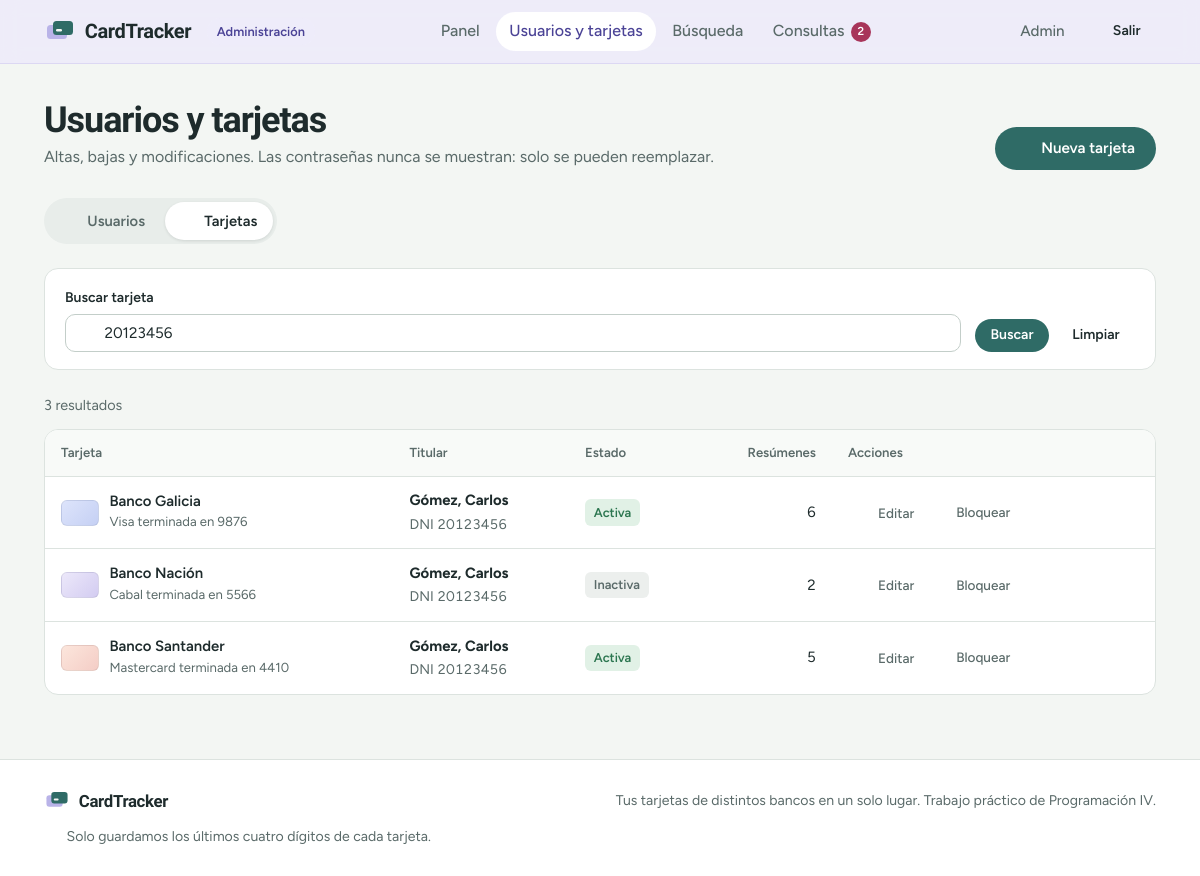
The page /admin_abm.php?seccion=tarjetas&q=20123456 (signed in) on the database its author committed.
### tables this page shows
CREATE TABLE tarjetas (
    id_tarjeta   INT AUTO_INCREMENT PRIMARY KEY,
    dni_titular  VARCHAR(20) NOT NULL,
    banco_emisor VARCHAR(40) NOT NULL,            
    red          VARCHAR(20) NOT NULL,            
    ultimos4     CHAR(4)     NOT NULL,
    alias        VARCHAR(40) NULL,                
    estado       ENUM('Activa', 'Inactiva', 'Bloqueada') NOT NULL DEFAULT 'Activa',
    creado_el    TIMESTAMP   DEFAULT CURRENT_TIMESTAMP,
    UNIQUE KEY uq_tarjeta (dni_titular, banco_emisor, red, ultimos4),
    FOREIGN KEY (dni_titular) REFERENCES usuarios(documento) ON DELETE CASCADE
);

CREATE TABLE usuarios (
    documento        VARCHAR(20)  PRIMARY KEY,
    tipo_doc         ENUM('DNI', 'PASAPORTE') NOT NULL,
    nombre           VARCHAR(50)  NOT NULL,
    apellido         VARCHAR(50)  NOT NULL,
    fecha_nacimiento DATE         NOT NULL,
    email            VARCHAR(100) NOT NULL UNIQUE,
    usuario          VARCHAR(30)  NOT NULL UNIQUE,
    password_hash    VARCHAR(255) NOT NULL,
    rol              ENUM('General', 'Administrador') NOT NULL DEFAULT 'General',
    creado_el        TIMESTAMP    DEFAULT CURRENT_TIMESTAMP
);

### includes/config.php (called while the page is built, shortened)
<?php
function db(): PDO
{
    static $pdo = null;
    if ($pdo === null) {
        try {
            $pdo = new PDO(
                'mysql:host=' . DB_HOST . ';dbname=' . DB_NAME . ';charset=utf8mb4',
                DB_USER,
                DB_PASS,
                [
                    PDO::ATTR_ERRMODE            => PDO::ERRMODE_EXCEPTION,
                    PDO::ATTR_DEFAULT_FETCH_MODE => PDO::FETCH_ASSOC,
                ]
            );
        } catch (PDOException $e) {
            error_log('CardTracker DB: ' . $e->getMessage());
            http_response_code(500);
            exit('No pudimos conectar con la base de datos. Intentá de nuevo en unos minutos.');
        }
    }
    return $pdo;
}
function e($valor): string
{
    return htmlspecialchars((string)($valor ?? ''), ENT_QUOTES, 'UTF-8');
}
function usuario_actual(): ?array
{
    return [
        'documento' => $_SESSION['documento'],
        'nombre'    => $_SESSION['nombre'],
        'apellido'  => $_SESSION['apellido'],
        'rol'       => $_SESSION['rol'],
    ];
}
function panel_de(string $rol): string
{
    return $rol === 'Administrador' ? 'admin.php' : 'generales.php';
}

### includes/datos.php (called while the page is built, shortened)
<?php
function clase_red(string $red): string
{
    return [
        'Visa' => 'visa', 'Mastercard' => 'mastercard', 'American Express' => 'amex',
        'Cabal' => 'cabal', 'Naranja' => 'naranja',
    ][$red] ?? 'visa';
}

### admin_abm.php (the view, shortened to what this page needs)
<?php
require 'includes/config.php';
require 'includes/datos.php';
require 'includes/layout.php';
$seccion = ($_GET['seccion'] ?? $_POST['seccion'] ?? 'usuarios') === 'tarjetas' ? 'tarjetas' : 'usuarios';
$aqui = 'admin_abm.php?seccion=' . $seccion;
function consulta(string $sql, array $params = []): PDOStatement
{
    $st = db()->prepare($sql);
    $st->execute($params);
    return $st;
}
$q = trim(mb_substr($_GET['q'] ?? '', 0, 60));
$like = '%' . $q . '%';
$previos = datos_previos();
$nuevo = isset($_GET['nuevo']);
if ($seccion === 'usuarios') {
    $lista = consulta("SELECT u.documento, u.tipo_doc, u.nombre, u.apellido, u.email, u.usuario, u.rol,
                              COUNT(t.id_tarjeta) AS tarjetas
                       FROM usuarios u LEFT JOIN tarjetas t ON t.dni_titular = u.documento
                       WHERE (:vacio = '' OR u.documento LIKE :q1 OR u.nombre LIKE :q2 OR u.apellido LIKE :q3
                              OR u.email LIKE :q4 OR u.usuario LIKE :q5)
                       GROUP BY u.documento ORDER BY u.rol DESC, u.apellido, u.nombre",
                      [':vacio' => $q, ':q1' => $like, ':q2' => $like, ':q3' => $like, ':q4' => $like, ':q5' => $like])->fetchAll();
    $editando = null;
    if (isset($_GET['editar'])) {
        $editando = consulta('SELECT documento, tipo_doc, nombre, apellido, email, usuario, rol FROM usuarios WHERE documento = :d',
                             [':d' => $_GET['editar']])->fetch() ?: null;
    }
    $form = array_merge(['documento' => '', 'tipo_doc' => 'DNI', 'nombre' => '', 'apellido' => '', 'email' => '',
                         'usuario' => '', 'rol' => 'General', 'fecha_nacimiento' => ''],
                        $editando ?? [], array_diff_key($previos, ['password' => 1, 'csrf' => 1]));
    $mostrarForm = $nuevo || $editando;
} else {
    $lista = consulta("SELECT t.id_tarjeta, t.dni_titular, t.banco_emisor, t.red, t.ultimos4, t.estado,
                              u.nombre, u.apellido, COUNT(l.id_liquidacion) AS resumenes
                       FROM tarjetas t
                       INNER JOIN usuarios u ON u.documento = t.dni_titular
                       LEFT JOIN liquidaciones l ON l.id_tarjeta = t.id_tarjeta
                       WHERE (:vacio = '' OR t.dni_titular LIKE :q1 OR t.banco_emisor LIKE :q2 OR t.red LIKE :q3
                              OR t.ultimos4 LIKE :q4 OR u.apellido LIKE :q5 OR u.nombre LIKE :q6)
                       GROUP BY t.id_tarjeta ORDER BY u.apellido, t.banco_emisor",
                      [':vacio' => $q, ':q1' => $like, ':q2' => $like, ':q3' => $like, ':q4' => $like, ':q5' => $like, ':q6' => $like])->fetchAll();
    $editando = null;
    $mostrarForm = $nuevo || $editando;
}
encabezado('Usuarios y tarjetas', 'gestion');
?>
<div class="cabecera-pagina">
    <div>
        <h1>Usuarios y tarjetas</h1>
        <p>Altas, bajas y modificaciones. Las contraseñas nunca se muestran: solo se pueden reemplazar.</p>
    </div>
    <a class="boton boton--primario" href="<?= $aqui ?>&nuevo=1"><?= icono('mas') ?><?= $seccion === 'usuarios' ? 'Nuevo usuario' : 'Nueva tarjeta' ?></a>
</div>
<nav class="pestanas" aria-label="Secciones">
    <a href="admin_abm.php?seccion=usuarios" class="<?= $seccion === 'usuarios' ? 'es-activa' : '' ?>"><?= icono('usuarios') ?>Usuarios</a>
    <a href="admin_abm.php?seccion=tarjetas" class="<?= $seccion === 'tarjetas' ? 'es-activa' : '' ?>"><?= icono('tarjeta') ?>Tarjetas</a>
</nav>
<div class="<?= $mostrarForm ? 'dos-columnas' : '' ?>">
    <section>
        <form class="filtros" method="GET" role="search" style="grid-template-columns: 1fr auto">
            <div class="campo">
                <label for="q">Buscar <?= $seccion === 'usuarios' ? 'usuario' : 'tarjeta' ?></label>
                <div class="buscador">
                    <?= icono('buscar') ?>
                    <input type="search" id="q" name="q" value="<?= e($q) ?>"
                           placeholder="<?= $seccion === 'usuarios' ? 'Documento, nombre, correo o usuario' : 'Documento, apellido, banco, red o dígitos' ?>">
                </div>
            </div>
            <div class="filtros__acciones">
                <button class="boton boton--primario boton--chico" type="submit">Buscar</button>
                <?php if ($q !== ''): ?><a class="boton boton--fantasma boton--chico" href="<?= $aqui ?>">Limpiar</a><?php endif; ?>
            </div>
        </form>
        <div class="resultado-info"><span><?= count($lista) ?> resultados</span></div>
        <?php if (!$lista): ?>
            <div class="vacio"><?= icono('buscar') ?><h3>Sin resultados</h3><p>Probá con otro término de búsqueda.</p></div>
        <?php else: ?>
            <div class="tabla-scroll">
                <table class="tabla">
                    <thead><tr><th>Tarjeta</th><th>Titular</th><th>Estado</th><th class="derecha">Resúmenes</th><th>Acciones</th></tr></thead>
                    <tbody>
                    <?php foreach ($lista as $t): ?>
                        <tr class="<?= $editando && (int)$editando['id_tarjeta'] === (int)$t['id_tarjeta'] ? 'es-seleccionada' : '' ?>">
                            <td><?= mini_tarjeta(['alias' => null] + $t, $t['red'] . ' terminada en ' . $t['ultimos4']) ?></td>
                            <td><strong><?= e($t['apellido'] . ', ' . $t['nombre']) ?></strong><br><span class="chico texto-suave numero">DNI <?= e($t['dni_titular']) ?></span></td>
                            <td><span class="insignia insignia--<?= strtolower($t['estado']) ?>"><?= e($t['estado']) ?></span></td>
                            <td class="derecha numero"><?= (int)$t['resumenes'] ?></td>
                            <td>
                                <div class="acciones">
                                    <a class="accion" href="<?= $aqui ?>&editar=<?= (int)$t['id_tarjeta'] ?>"><?= icono('editar') ?>Editar</a>
                                    <form method="POST">
                                        <button class="accion" type="submit"><?= icono($t['estado'] === 'Bloqueada' ? 'play' : 'pausa') ?><?= $t['estado'] === 'Bloqueada' ? 'Desbloquear' : 'Bloquear' ?></button>
                                    </form>
                                    <form method="POST" onsubmit="return confirm('Se eliminará la tarjeta terminada en <?= e($t['ultimos4']) ?> y sus resúmenes. ¿Continuar?');">
                                        <button class="accion accion--peligro" type="submit" aria-label="Eliminar"><?= icono('borrar') ?></button>
                                    </form>
                                </div>
                            </td>
                        </tr>
                    <?php endforeach; ?>
                    </tbody>
                </table>
            </div>
        <?php endif; ?>
    </section>
</div>
<?php pie(); ?>

### includes/layout.php (shortened to what this page needs)
<?php
function icono(string $nombre, string $clase = 'icono'): string
{
    $trazos = [
        'tarjeta'   => '<rect x="2.5" y="5" width="19" height="14" rx="2.5"/><path d="M2.5 10h19M6.5 15h4"/>',
        'resumen'   => '<path d="M6 3h12v18l-3-2-3 2-3-2-3 2V3z"/><path d="M9 8h6M9 12h6"/>',
        'historial' => '<path d="M4 19V9M10 19V5M16 19v-7M21 19H3"/>',
        'campana'   => '<path d="M6 16V11a6 6 0 1 1 12 0v5l1.5 2h-15L6 16z"/><path d="M10 20.5a2 2 0 0 0 4 0"/>',
        'buscar'    => '<circle cx="11" cy="11" r="6.5"/><path d="m20 20-4.2-4.2"/>',
        'escudo'    => '<path d="M12 3 4.5 6v5.5c0 4.6 3.2 8.2 7.5 9.5 4.3-1.3 7.5-4.9 7.5-9.5V6L12 3z"/><path d="m9 12 2 2 4-4"/>',
        'correo'    => '<rect x="3" y="5" width="18" height="14" rx="2"/><path d="m3.5 6.5 8.5 6.5 8.5-6.5"/>',
        'salir'     => '<path d="M14 4h4.5A1.5 1.5 0 0 1 20 5.5v13a1.5 1.5 0 0 1-1.5 1.5H14"/><path d="M10 8l-4 4 4 4M6 12h10"/>',
        'mas'       => '<path d="M12 5v14M5 12h14"/>',
        'editar'    => '<path d="M4 20h4L19 9l-4-4L4 16v4z"/><path d="m13.5 6.5 4 4"/>',
        'borrar'    => '<path d="M4 7h16M10 11v6M14 11v6M6 7l1 13h10l1-13M9 7V4h6v3"/>',
        'check'     => '<path d="m5 12.5 4.5 4.5L19 7.5"/>',
        'usuario'   => '<circle cx="12" cy="8" r="4"/><path d="M4 20c1.5-3.5 4.5-5 8-5s6.5 1.5 8 5"/>',
        'usuarios'  => '<circle cx="9" cy="8" r="3.5"/><path d="M2.5 19c1-3 3.5-4.5 6.5-4.5s5.5 1.5 6.5 4.5"/><path d="M16 4.6a3.5 3.5 0 0 1 0 6.8M18 14.8c1.7.6 2.9 2 3.5 4.2"/>',
        'pausa'     => '<circle cx="12" cy="12" r="9"/><path d="M10 9v6M14 9v6"/>',
        'play'      => '<circle cx="12" cy="12" r="9"/><path d="m10 8.5 5 3.5-5 3.5v-7z"/>',
        'alerta'    => '<path d="M12 4 2.5 20h19L12 4z"/><path d="M12 10v4.5M12 17.5v.01"/>',
        'reloj'     => '<circle cx="12" cy="12" r="9"/><path d="M12 7v5l3 2"/>',
        'menu'      => '<path d="M4 7h16M4 12h16M4 17h16"/>',
        'volver'    => '<path d="M10 6 4 12l6 6M4 12h16"/>',
        'ubicacion' => '<path d="M12 21s-6.5-5.6-6.5-11a6.5 6.5 0 0 1 13 0c0 5.4-6.5 11-6.5 11z"/><circle cx="12" cy="10" r="2.5"/>',
        'deshacer'  => '<path d="M9 14 4 9l5-5"/><path d="M4 9h10a6 6 0 0 1 0 12h-3"/>',
    ];
    return '<svg class="' . e($clase) . '" viewBox="0 0 24 24" fill="none" stroke="currentColor" '
         . 'stroke-width="1.8" stroke-linecap="round" stroke-linejoin="round" aria-hidden="true">'
         . ($trazos[$nombre] ?? '') . '</svg>';
}
function logotipo(): string
{
    return '<svg class="logo__marca" viewBox="0 0 32 32" aria-hidden="true">'
         . '<rect x="3" y="9" width="20" height="14" rx="3.5" fill="var(--c-lila)"/>'
         . '<rect x="9" y="5" width="20" height="14" rx="3.5" fill="var(--c-primario)"/>'
         . '<rect x="12" y="13" width="6" height="2.4" rx="1.2" fill="var(--c-papel)"/>'
         . '</svg><span>CardTracker</span>';
}
function encabezado(string $titulo, string $activo = '', string $claseMain = 'contenido', bool $conMensajes = true): void
{
    $usuario = usuario_actual();
    $rol = $usuario['rol'] ?? null;
    if ($rol === 'General') {
        $cantidadAvisos = count(obtener_avisos($usuario['documento']));
        $enlaces = [
            ['inicio', 'generales.php', 'Inicio', 0],
            ['tarjetas', 'tarjetas.php', 'Mis tarjetas', 0],
            ['resumenes', 'liquidaciones.php', 'Resúmenes', 0],
            ['contacto', 'contacto.php', 'Contacto', 0],
        ];
    } elseif ($rol === 'Administrador') {
        $pendientes = (int)db()->query("SELECT COUNT(*) FROM consultas WHERE resuelto = 'No'")->fetchColumn();
        $enlaces = [
            ['panel', 'admin.php', 'Panel', 0],
            ['gestion', 'admin_abm.php', 'Usuarios y tarjetas', 0],
            ['busqueda', 'admin_busqueda.php', 'Búsqueda', 0],
            ['consultas', 'admin_consultas.php', 'Consultas', $pendientes],
        ];
    }
    ?>
<!DOCTYPE html>
<html lang="es">
<head>
    <link rel="stylesheet" href="banco.css">
</head>
<body class="<?= $rol === 'Administrador' ? 'modo-admin' : '' ?>">
<header class="barra">
    <div class="barra__interior">
        <a class="logo" href="<?= $rol ? panel_de($rol) : 'index.php' ?>"><?= logotipo() ?></a>
        <?php if ($rol === 'Administrador'): ?>
            <span class="etiqueta-admin">Administración</span>
        <?php endif; ?>
        <label for="menu-movil" class="menu-movil__boton" aria-label="Abrir menú"><?= icono('menu') ?></label>
        <nav class="nav" aria-label="Principal">
            <ul class="nav__lista">
                <?php foreach ($enlaces as [$clave, $href, $texto, $contador]): ?>
                    <li>
                        <a href="<?= $href ?>" class="nav__enlace<?= $clave === $activo ? ' es-activo' : '' ?>"
                           <?= $clave === $activo ? 'aria-current="page"' : '' ?>>
                            <?= e($texto) ?>
                            <?php if ($contador > 0): ?><span class="contador"><?= $contador ?></span><?php endif; ?>
                        </a>
                    </li>
                <?php endforeach; ?>
            </ul>
            <div class="nav__acciones">
                <?php if ($usuario): ?>
                    <span class="nav__usuario"><?= icono('usuario') ?><?= e($usuario['nombre']) ?></span>
                    <a href="logout.php" class="boton boton--fantasma boton--chico"><?= icono('salir') ?>Salir</a>
                <?php else: ?>
                    <a href="index.php#ingresar" class="boton boton--fantasma boton--chico">Ingresar</a>
                    <a href="registro.php" class="boton boton--primario boton--chico">Crear cuenta</a>
                <?php endif; ?>
            </div>
        </nav>
    </div>
</header>
<main id="principal" class="<?= e($claseMain) ?>">
<?php
}
    ob_start(); ?>
<?php
function pie(): void
{
    ?>
</main>
<footer class="pie">
    <div class="pie__interior">
        <a class="logo logo--chico" href="index.php"><?= logotipo() ?></a>
        <p>Tus tarjetas de distintos bancos en un solo lugar. Trabajo práctico de Programación IV.</p>
        <p class="pie__privacidad"><?= icono('escudo') ?>Solo guardamos los últimos cuatro dígitos de cada tarjeta.</p>
    </div>
</footer>
</body>
</html>
<?php
}
function mini_tarjeta(array $t, string $detalle = ''): string
{
    $titulo = $t['alias'] ?? '' ?: $t['banco_emisor'];
    $sub = $detalle !== '' ? $detalle : $t['red'] . ' terminada en ' . $t['ultimos4'];
    return '<div class="mini-tarjeta"><span class="mini-tarjeta__muestra mini-tarjeta__muestra--' . clase_red($t['red']) . '"></span>'
         . '<div><strong>' . e($titulo) . '</strong><span>' . e($sub) . '</span></div></div>';
}

### rows shown on the page
tarjetas: banco_emisor "Banco Galicia", sub "Visa terminada en 9876", dni_titular.nombre "Gómez, Carlos", dni_titular "20123456", estado "Activa", resumenes "6", shows "Bloquear"
tarjetas: banco_emisor "Banco Nación", sub "Cabal terminada en 5566", dni_titular.nombre "Gómez, Carlos", dni_titular "20123456", estado "Inactiva", resumenes "2", shows "Bloquear"
tarjetas: banco_emisor "Banco Santander", sub "Mastercard terminada en 4410", dni_titular.nombre "Gómez, Carlos", dni_titular "20123456", estado "Activa", resumenes "5", shows "Bloquear"

### other values the page prints
$texto "Panel"
$texto "Usuarios y tarjetas"
$texto "Búsqueda"
$texto "Consultas"
$contador "2"
$usuario['nombre'] "Admin"
count($lista) "3"
